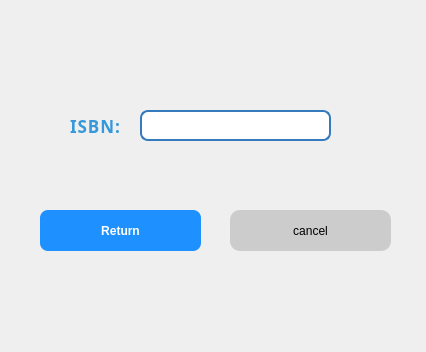
<?xml version="1.0" encoding="UTF-8"?>
<ui version="4.0">
 <class>ReturnBookPage</class>
 <widget class="QDialog" name="ReturnBookPage">
  <property name="geometry">
   <rect>
    <x>0</x>
    <y>0</y>
    <width>426</width>
    <height>352</height>
   </rect>
  </property>
  <property name="windowTitle">
   <string>Return Book</string>
  </property>
  <property name="windowIcon">
   <iconset resource="resources.qrc">
    <normaloff>:/new/login/.qtcreator/edit.svg</normaloff>:/new/login/.qtcreator/edit.svg</iconset>
  </property>
  <widget class="QPushButton" name="cancel">
   <property name="geometry">
    <rect>
     <x>230</x>
     <y>210</y>
     <width>161</width>
     <height>41</height>
    </rect>
   </property>
   <property name="cursor">
    <cursorShape>PointingHandCursor</cursorShape>
   </property>
   <property name="styleSheet">
    <string notr="true">QPushButton {
    background-color: #cccccc;
    border-radius: 10px;
    padding: 8px 15px;
    color: black;
}
</string>
   </property>
   <property name="text">
    <string>cancel</string>
   </property>
   <property name="iconSize">
    <size>
     <width>16</width>
     <height>16</height>
    </size>
   </property>
  </widget>
  <widget class="QLineEdit" name="isbnInput">
   <property name="geometry">
    <rect>
     <x>140</x>
     <y>110</y>
     <width>191</width>
     <height>31</height>
    </rect>
   </property>
   <property name="styleSheet">
    <string notr="true">QLineEdit {
    border: 2px solid #357ABD;
    border-radius: 8px;
    padding: 6px;
    font-size: 14px;
    background: #ffffff;
}

QLineEdit:focus {
    border: 2px solid #1E90FF;
    background: #f2f9ff;
}
</string>
   </property>
  </widget>
  <widget class="QLabel" name="ISBNTitle">
   <property name="geometry">
    <rect>
     <x>70</x>
     <y>110</y>
     <width>71</width>
     <height>31</height>
    </rect>
   </property>
   <property name="font">
    <font>
     <family>Segoe Script</family>
     <pointsize>-1</pointsize>
     <bold>true</bold>
    </font>
   </property>
   <property name="styleSheet">
    <string notr="true">QLabel {
font-size: 17px;
    font-weight: bold;
    color: #3498DB;
    letter-spacing: 1px;
}
</string>
   </property>
   <property name="text">
    <string>ISBN:</string>
   </property>
  </widget>
  <widget class="QPushButton" name="ReturnButton">
   <property name="geometry">
    <rect>
     <x>40</x>
     <y>210</y>
     <width>161</width>
     <height>41</height>
    </rect>
   </property>
   <property name="cursor">
    <cursorShape>PointingHandCursor</cursorShape>
   </property>
   <property name="styleSheet">
    <string notr="true">QPushButton {
    background-color: #1E90FF;
    border-radius: 8px;
    padding: 6px 15px;
    color: white;
    font-weight: bold;
}
</string>
   </property>
   <property name="text">
    <string>Return</string>
   </property>
   <property name="iconSize">
    <size>
     <width>16</width>
     <height>16</height>
    </size>
   </property>
  </widget>
 </widget>
 <resources>
  <include location="resources.qrc"/>
 </resources>
 <connections/>
</ui>
